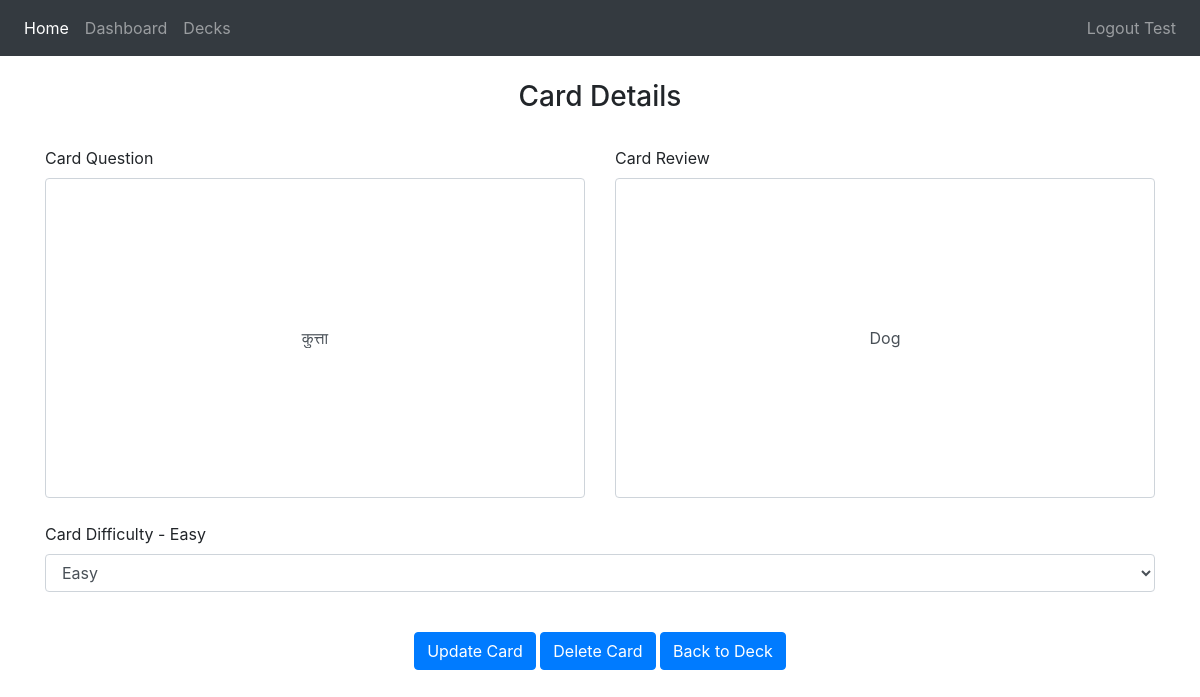
Screenshot of /decks/1/cards/1 (signed in) with the database file from the repository.
### flashapp/database/models.py (models this page shows)
class User(db.Model, UserMixin):
    id = db.Column(db.Integer, primary_key=True)
    email = db.Column(db.String(150), unique=True)
    password = db.Column(db.String(150))
    first_name = db.Column(db.String(150))
    decks = db.relationship('Deck')
    crt_dt = db.Column(db.DateTime(timezone=True), default=func.now())
    updt_dt = db.Column(db.DateTime(timezone=True), default=func.now())

class Card(db.Model):
    card_id = db.Column(db.Integer, primary_key=True)
    deck_id = db.Column(db.Integer, db.ForeignKey('deck.deck_id'))
    card_ques = db.Column(db.String(1500), nullable=False)
    card_ans = db.Column(db.String(1500), nullable=False)
    diff_level = db.Column(db.String(10), nullable=False)
    score = db.Column(db.Integer, default=0)
    crt_dt = db.Column(db.DateTime(timezone=True), default=func.now())
    updt_dt = db.Column(db.DateTime(timezone=True), default=func.now())

### flashapp/controller.py (the view, shortened to what this page needs)
@views.route('/decks/<deck_id>/cards/<card_id>', methods=['GET', 'POST'])
@login_required
def card_details(deck_id, card_id):
    card = Card.query.filter_by(card_id=card_id).first()
    return render_template("card_details.html", user=current_user, card=card, deck_id=deck_id)

### flashapp/app.py (called while the page is built)
def create_app():
    app = Flask(__name__)
    app.config.from_object(Config)
    db.init_app(app)
    app.app_context().push()
    app.register_blueprint(views, url_prefix='/')
    app.register_blueprint(auth, url_prefix='/')
    create_database(app)
    login_manager = LoginManager()
    login_manager.login_view = 'views.login'
    login_manager.init_app(app)
    @login_manager.user_loader
    def load_user(id):
        return User.query.get(int(id))
    return app

### flashapp/templates/card_details.html (shortened to what this page needs)
{% extends "base.html" %} {% block title %}Card Details{% endblock %} {% block content
%}
<form method="POST">
  <h3 align="center">Card Details</h3>
    <br />
  <div class="row">
    <div class="col">
        <label for="exampleFormControlSelect1">Card Question</label>
      <input type="text" style="height:20rem" class="form-control text-center" placeholder="Card Question" id="card-ques" name="card-ques" value="{{ card.card_ques }}">
    </div>
    <div class="col">
        <label for="exampleFormControlSelect1">Card Review</label>
      <input type="text" style="height:20rem" class="form-control text-center" placeholder="Card Review Answer" id="card-ans" name="card-ans" value="{{ card.card_ans }}">
    </div>
  </div>
    <br />
<div class="form-group">
    <label for="exampleFormControlSelect1">Card Difficulty - {{ card.diff_level }}</label>
    <select class="form-control" id="card-diff" name="card-diff">
      <option>Easy</option>
    </select>
  </div>
  <br />
  <div class="text-center">
<button type="submit" class="btn btn-primary">Update Card</button>
    <button type="button" class="btn btn-primary" data-toggle="modal" data-target="#exampleModalCenter2">
  Delete Card
</button>
    <a class="btn btn-primary" href="/decks/{{ deck_id }}" role="button">Back to Deck</a>
    </div>
</form>
{% endblock %}

### flashapp/templates/base.html (shortened to what this page needs)
<!DOCTYPE html>
<html>
  <head>
    <link rel=stylesheet type=text/css href="{{ url_for('static', filename='style.css') }}"/>
    <link
      rel="stylesheet"
      href="https://stackpath.bootstrapcdn.com/bootstrap/4.4.1/css/bootstrap.min.css"
    />
    <link
      rel="stylesheet"
      href="https://stackpath.bootstrapcdn.com/font-awesome/4.7.0/css/font-awesome.min.css"
    />
  </head>
  <body>
    <nav class="navbar navbar-expand-lg navbar-dark bg-dark">
      <div class="collapse navbar-collapse" id="navbar">
        <ul class="navbar-nav mr-auto">
            <li class="nav-item active">
                <a class="nav-link" href="/">Home <span class="sr-only">(current)</span></a>
            </li>
            <li class="nav-item">
                {% if user.is_authenticated %}
                <a class="nav-link" href="/dashboard">Dashboard</a>
                {% endif %}
            </li>
            <li class="nav-item">
                {% if user.is_authenticated %}
                <a class="nav-link" href="/decks">Decks</a>
                {% endif %}
            </li>
        </ul>
          <ul class="navbar-nav">
              <li class="nav-item">
                  {% if user.is_authenticated %}
                  <a class="nav-link" id="logout" href="/logout">Logout {{ user.first_name }}</a>
                  {% endif %}
              </li>
          </ul>
      </div>
    </nav>
    <div class="container">{% block content %} {% endblock %}</div>
  </body>
</html>

### rows the page displays
User: first_name "Test"
Card: card-ques "कुत्ता", card-ans "Dog", diff_level "Easy"
